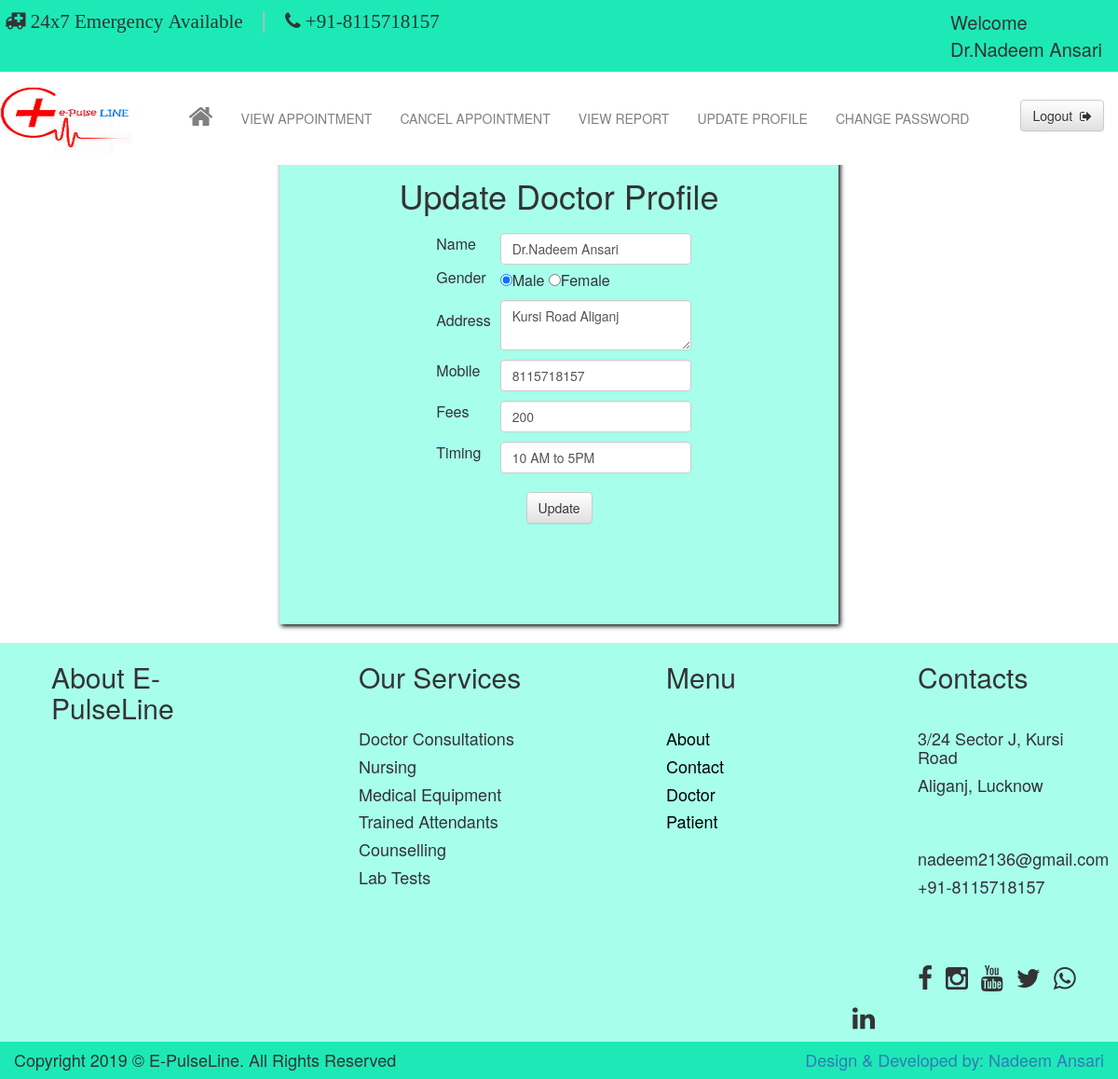
/dupdate.php (signed in), run on the app's committed database.
### tables this page shows
CREATE TABLE IF NOT EXISTS `tbl_doctor` (
  `docid` int(11) NOT NULL AUTO_INCREMENT,
  `name` varchar(60) NOT NULL,
  `gender` varchar(6) NOT NULL,
  `email` varchar(30) NOT NULL,
  `password` varchar(30) NOT NULL,
  `address` varchar(30) NOT NULL,
  `mobile` varchar(13) NOT NULL,
  `fees` int(11) NOT NULL,
  `speciality` varchar(20) NOT NULL,
  `timing` varchar(15) NOT NULL,
  `pic` varchar(100) NOT NULL,
  `date` varchar(10) NOT NULL,
  `status` varchar(6) NOT NULL DEFAULT 'n',
  PRIMARY KEY (`docid`)
);

### dupdate.php (the view, shortened to what this page needs)
<?php
$email=$_SESSION['doctor'];
$query1="select name from tbl_doctor where email='$email'";
$res1=mysql_query($query1);
?>
<html>
<head>
<link href="css/bootstrap.min.css" rel="stylesheet" type="text/css"/>
<link href="css/bootstrap-theme.min.css" rel="stylesheet" type="text/css"/>
<link href="css/font-awesome.min.css" rel="stylesheet" type="text/css"/>
</head>
<body>
<div class="container-fluid" style="min-height:1000px">
<div class="row navbar-fixed-top" style="min-height:150px;margin-right:0px;background-color:white;">
<div class="row" style="min-height:50px;background-color:#1de9b6">
<div class="col-sm-8" style="min-height:50px;">
<i class="fa fa-ambulance fa-2x" style="margin-left:20px;margin-top:12px;font-size:21px;">
24x7 Emergency Available</i>
<span style="font-size:25px;color:#bdbdbd">|</span>
<i class="fa fa-phone fa-2x" style="margin-top:5px;font-size:21px;">
+91-8115718157</i>
</div>
<div class="col-sm-4" style="min-height:50px;">
<?php
if($row1=mysql_fetch_array($res1,MYSQL_BOTH))
{
?>
<p style="font-size:20px;margin-top:10px;margin-left:205px;"><?php echo "Welcome ".$row1['name'];?></p>
<?php
}
?>
</div>
</div>
<div class="row" style="min-height:100px;">
<nav style="margin-bottom:0px;">
  <div class="container-fluid">
   <div class="navbar-header">
        <img src="images/logo1.png" height="100px" width="160px;"/>
    </div>
    <div class="collapse navbar-collapse" id="bs-example-navbar-collapse-1">
	<ul class="navbar-right" style="margin-right:5px;margin-top:5px;">
        <a href="logout.php"><button type="button" class="btn btn-default" style="margin-right:10px;margin-top:25px;">Logout &nbsp;<i class="fa fa-sign-out"></i></button></a>
      </ul>
      <ul class="nav navbar-nav navbar-right">
       <li class="active"><a href="dprofile.php" style="color:grey;margin-top:20px;"><i class="fa fa-home fa-2x"></i><span class="sr-only">(current)</span></a></li>
        <li><a href="dviewappoint.php" style="color:grey;margin-top:25px;">VIEW APPOINTMENT</a></li>
        <li><a href="dcancel.php" style="color:grey;margin-top:25px;">CANCEL APPOINTMENT</a></li>
		<li><a href="dreport.php" style="color:grey;margin-top:25px;">VIEW REPORT</a></li>
        <li><a href="dupdate.php" style="color:grey;margin-top:25px;">UPDATE PROFILE</a></li>
        <li><a href="dchange.php" style="color:grey;margin-top:25px;">CHANGE PASSWORD</a></li>
      </ul>
    </div>
  </div>
</nav>
</div>
</div>
<div class="row" style="min-height:500px;margin-top:170px;">
<div class="col-sm-3" style="min-height:500px;">
</div>
<div class="col-sm-6" style="min-height:500px;background-color:#a7ffeb;box-shadow:2px 2px 5px black;">
<center>
<?php
$query="select * from tbl_doctor where email='$email'";
$res=mysql_query($query);
if($row=mysql_fetch_array($res,MYSQL_BOTH))
{
?>
<form action="dupdatecode.php" method="post">
<h1>Update Doctor Profile</h1>
<table>
<tr>
<td>Name</td>
<td><input type="text"  class="form-control" name="name" value="<?php echo $row['name'];?>" style="margin-top:10px;margin-left:10px;"></td>
</tr>
<tr>
<td>Gender</td>
<td>
<input type="radio" name="a" value="Male" <?php if($row['gender']=='Male'){?> checked <?php }?> style="margin-top:10px;margin-left:10px;"/>Male
<input type="radio" name="a" value="Female" <?php if($row['gender']=='Female'){?> checked <?php }?>/>Female
</td>
<tr>
<td>Address</td>
<td><textarea name="address" class="form-control" style="margin-top:10px;margin-left:10px;">
<?php
echo $row['address'];
?>
</textarea></td>
</tr>
<tr>
<td>Mobile</td>
<td><input type="number" class="form-control" name="mobile" value="<?php echo $row['mobile'];?>" style="margin-top:10px;margin-left:10px;"/></td>
</tr>
<tr>
<td>Fees</td>
<td><input type="number" name="fees" class="form-control" value="<?php echo $row['fees'];?>" style="margin-top:10px;margin-left:10px;"></td>
</tr>
<tr>
<td>Timing</td>
<td><input type="text" class="form-control" name="timing" value="<?php echo $row['timing'];?>" style="margin-top:10px;margin-left:10px;"/></td>
</tr>
</table>
<br/>
<input type="submit" class="btn btn-default" value="Update"/>
</form>
<?php
}
?>
</center>
</div>
<div class="col-sm-3" style="min-height:500px;"></div>
</div>
<div class="row" style="min-height:400px;background-color:#a7ffeb;margin-top:20px;">
<div class="col-sm-3" style="min-height:400px;">
<h2 style="margin-left:40px;">About E-PulseLine</h2>
<br/>
</div>
<div class="col-sm-3" style="min-height:400px;">
<h2 style="margin-left:70px;">Our Services</h2>
<br/>
<h4 style="margin-left:70px;">Doctor Consultations</h4>
<h4 style="margin-left:70px;">Nursing</h4>
<h4 style="margin-left:70px;">Medical Equipment</h4>
<h4 style="margin-left:70px;">Trained Attendants</h4>
<h4 style="margin-left:70px;">Counselling</h4>
<h4 style="margin-left:70px;">Lab Tests</h4>
</div>
<div class="col-sm-3" style="min-height:400px;">
<h2 style="margin-left:100px;">Menu</h2>
<br/>
<ul style="list-style-type:none;">
<li><a href="about.php"><h4 style="margin-left:60px;color:black;">About</h4></a></li>
<li><a href="contact.php"><h4 style="margin-left:60px;color:black;">Contact</h4></a></li>
<li><a href="doctor.php"><h4 style="margin-left:60px;color:black;">Doctor</h4></a></li>
<li><a href="patient.php"><h4 style="margin-left:60px;color:black;">Patient</h4></a></li>
</ul>
</div>
<div class="col-sm-3" style="min-height:400px;">
<h2 style="margin-left:70px;">Contacts</h2>
<br/>
<h4 style="margin-left:70px;">3/24 Sector J, Kursi Road</h4>
<h4 style="margin-left:70px;">Aliganj, Lucknow</h4>
<br/>
<br/>
<h4 style="margin-left:70px;">nadeem2136@gmail.com</h4>
<h4 style="margin-left:70px;">+91-8115718157</h4>
<br/>
<br/>
<br/>
<p class="fa fa-facebook fa-2x" style="margin-top:5px;margin-left:70px;margin-right:10px;"></p>
<p class="fa fa-instagram fa-2x" style="margin-top:5px;margin-right:10px;"></p>
<p class="fa fa-youtube fa-2x" style="margin-top:5px;margin-right:10px;"></p>
<p class="fa fa-twitter fa-2x" style="margin-top:5px;margin-right:10px;"></p>
<p class="fa fa-whatsapp fa-2x" style="margin-top:5px;margin-right:10px;"></p>
<p class="fa fa-linkedin fa-2x" style="margin-top:5px;"></p>
</div>
</div>
<div class="row" style="min-height:40px;background-color:#1de9b6">
<div class="col-sm-6">
<h4>Copyright 2019 &copy; E-PulseLine. All Rights Reserved</h4>
</div>
<div class="col-sm-6">
<p class="h4 navbar-right" style="margin-right:0px;"><a href="team.php">Design & Developed by: Nadeem Ansari</a></p>
</div>
</div>
</div>
</body>
</html>

### data on the page
tbl_doctor: name "Dr.Nadeem Ansari", gender "☑", address "Kursi Road Aliganj", mobile "8115718157", fees "200", timing "10 AM to 5PM"
